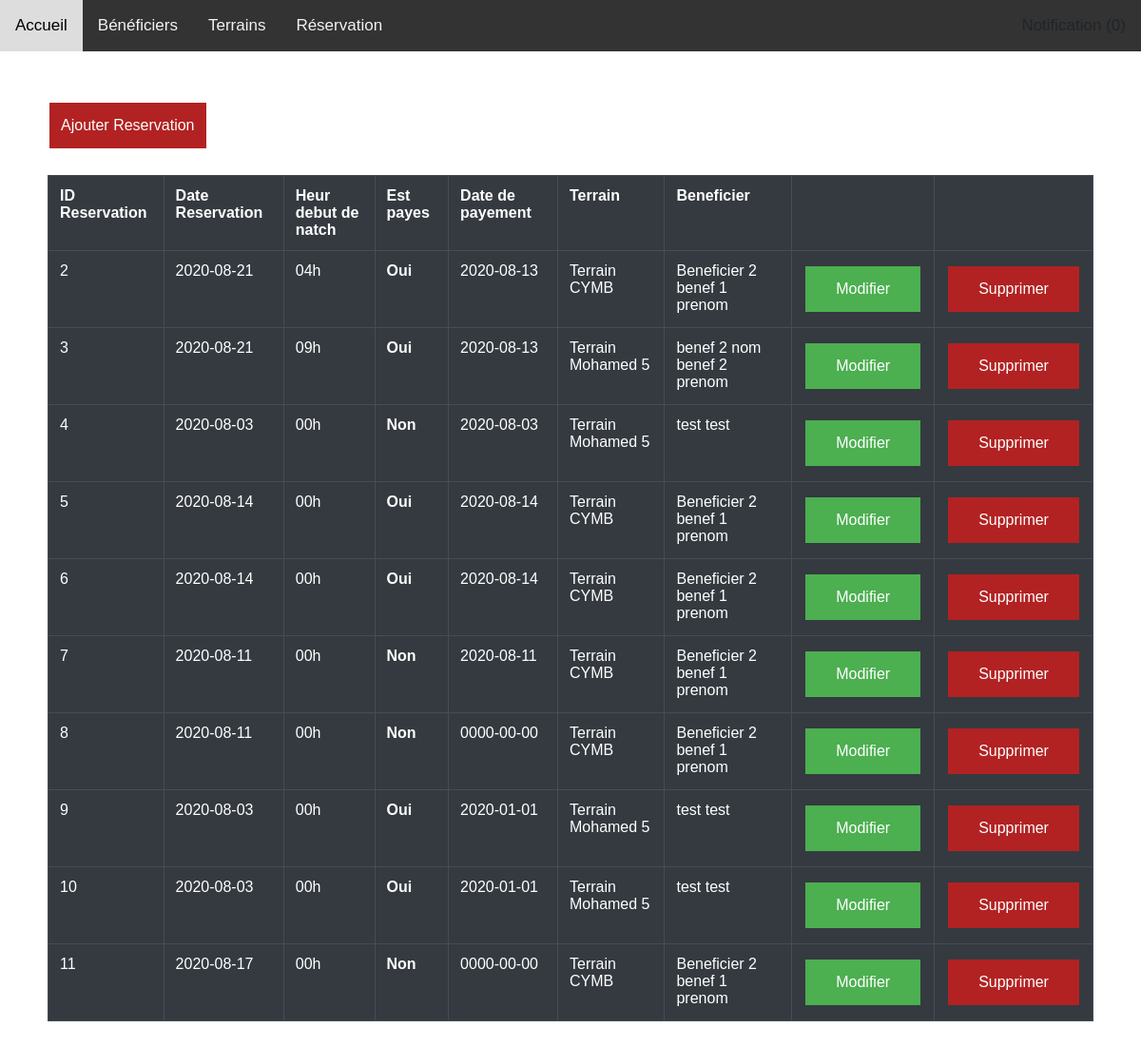
The app's page /reservation.php with its own data.
### tables this page shows
CREATE TABLE `reservation` (
  `id_Reservation` int(10) NOT NULL,
  `date_Reservation` date NOT NULL,
  `heur_Match` timestamp NOT NULL DEFAULT CURRENT_TIMESTAMP ON UPDATE CURRENT_TIMESTAMP,
  `est_paye` tinyint(1) NOT NULL,
  `date_Payement` date NOT NULL,
  `id_Terrain` int(10) NOT NULL,
  `id_Beneficiere` int(10) NOT NULL
);

CREATE TABLE `terrain` (
  `id_Terrain` int(11) NOT NULL,
  `Libelle_Terrain` varchar(50) NOT NULL
);

CREATE TABLE `beneficier` (
  `id_Beneficier` int(10) NOT NULL,
  `nom` varchar(50) NOT NULL,
  `prenom` varchar(50) NOT NULL,
  `cin` varchar(50) NOT NULL,
  `telephone` varchar(50) NOT NULL
);

### reservation.php (the view, shortened to what this page needs)
<html>
<head></head>
  <link rel="stylesheet" href="https://maxcdn.bootstrapcdn.com/bootstrap/4.5.2/css/bootstrap.min.css">
<body>
<?php
    require 'functions.php';
    navbar();
?>
<div class='body'>
    <a class="class" style='padding: 12px;' href="ajouterReservation.php">Ajouter Reservation</a>
    <br><br>
    <table border=1 class="table table-dark table-hover">
        <tr>
            <th>ID Reservation</th>
            <th>Date Reservation</th>
            <th>Heur debut de natch</th>
            <th>Est payes</th>
            <th>Date de payement</th>
            <th>Terrain</th>
            <th>Beneficier</th>
            <th></th>
            <th></th>
        </tr>
        <?php
            $connexion = getConnection();
            $query = "  SELECT id_Reservation, date_Reservation, heur_Match, est_paye, date_Payement, t.id_Terrain, t.Libelle_Terrain, b.id_Beneficier, b.nom, b.prenom
                        FROM reservation as r
                        INNER JOIN terrain as t
                        ON r.id_Terrain = t.id_Terrain
                        INNER JOIN beneficier as b
                        ON b.id_Beneficier = r.id_Beneficiere";
            $result = mysqli_query($connexion, $query);
            while ($row = mysqli_fetch_array($result)){
                echo '
                <tr>
                    <td>'.$row[0].'</td>
                    <td>'.$row[1].'</td>
                    <td>'.explode(':', explode(' ', $row[2])[1])[0].'h</td>
                    <td><b>';
                    echo ($row[3]==1)?'Oui':'Non';
                    echo '</b></td>
                    <td>'.$row[4].'</td>
                    <td>'.$row[6].'</td>
                    <td>'.$row[8].' '.$row[9].'</td>
                    <td><a class="class" style="background-color: #4CAF50;" href="modifierReservation.php?idR='.$row[0].'">Modifier</a></td>
                    <td><a class="class" href="reservation.php?idR='.$row[0].'">Supprimer</a></td>
                </tr>
                ';
            }
        ?>
    </table>
</div>
</body>
</html>

### functions.php (shortened to what this page needs)
<?php
function navbar(){
    echo'
    <style>
    body {
    margin: 0;
    font-family: Arial, Helvetica, sans-serif;
    }
    .topnav {
    overflow: hidden;
    background-color: #333;
    }
    .topnav a {
    float: left;
    color: #f2f2f2;
    text-align: center;
    padding: 14px 16px;
    text-decoration: none;
    font-size: 17px;
    }
    .topnav a:hover {
    background-color: #ddd;
    color: black;
    }
    </style>
    </head>
    <body>
    <script language=javascript>
        function nyx(){ alert("pas de notification"   ); }
    </script>
    <div class="topnav">
    <a  href="index.php">Accueil</a>
    <a href="beneficier.php">Bénéficiers</a>
    <a href="terrain.php">Terrains</a>
    <a href="reservation.php">Réservation</a>';
    $notification = getNotification();
    if ($notification == 0)
        echo '<a style="float:right; href="notification.php" onclick="nyx()">Notification ('.$notification.')</a>';
    else
        echo '<a style="float:right; background-color:#DC143C" href="notification.php">Notification ('.$notification.')</a>';
    echo '</div>';
}
function getNotification(){
    $connexion = getConnection();
    $query = "SELECT COUNT(id_Reservation) FROM reservation WHERE DATEDIFF(SYSDATE(), date_Reservation) <= 1";
    $result = mysqli_query($connexion, $query);
    $row = mysqli_fetch_array($result, MYSQLI_NUM);
    return $row[0];
}
?>

### reservation.php (style rules this page uses)
.body { padding: 50px; }
table { font-family: arial, sans-serif; border-collapse: collapse; width: 100%; }
.class { background-color: #B22222; border: none; color: white; padding: 15px 32px; text-align: center; text-decoration: none; display: inline-block; font-size: 16px; margin: 4px 2px; cursor: pointer; }

### functions.php (style rules this page uses)
body { margin: 0; font-family: Arial, Helvetica, sans-serif; }
.topnav { overflow: hidden; background-color: #333; }
.topnav a { float: left; color: #f2f2f2; text-align: center; padding: 14px 16px; text-decoration: none; font-size: 17px; }

### records on screen
reservation: id_Reservation "2", date_Reservation "2020-08-21", heur_Match "04", est_paye "Oui", date_Payement "2020-08-13", id_Terrain.Libelle_Terrain "Terrain CYMB", id_Beneficiere.nom "Beneficier 2", id_Beneficiere.prenom "benef 1 prenom"
reservation: id_Reservation "3", date_Reservation "2020-08-21", heur_Match "09", est_paye "Oui", date_Payement "2020-08-13", id_Terrain.Libelle_Terrain "Terrain Mohamed 5", id_Beneficiere.nom "benef 2 nom", id_Beneficiere.prenom "benef 2 prenom"
reservation: id_Reservation "4", date_Reservation "2020-08-03", heur_Match "00", est_paye "Non", date_Payement "2020-08-03", id_Terrain.Libelle_Terrain "Terrain Mohamed 5", id_Beneficiere.nom "test", id_Beneficiere.prenom "test"
reservation: id_Reservation "5", date_Reservation "2020-08-14", heur_Match "00", est_paye "Oui", date_Payement "2020-08-14", id_Terrain.Libelle_Terrain "Terrain CYMB", id_Beneficiere.nom "Beneficier 2", id_Beneficiere.prenom "benef 1 prenom"
reservation: id_Reservation "6", date_Reservation "2020-08-14", heur_Match "00", est_paye "Oui", date_Payement "2020-08-14", id_Terrain.Libelle_Terrain "Terrain CYMB", id_Beneficiere.nom "Beneficier 2", id_Beneficiere.prenom "benef 1 prenom"
reservation: id_Reservation "7", date_Reservation "2020-08-11", heur_Match "00", est_paye "Non", date_Payement "2020-08-11", id_Terrain.Libelle_Terrain "Terrain CYMB", id_Beneficiere.nom "Beneficier 2", id_Beneficiere.prenom "benef 1 prenom"
reservation: id_Reservation "8", date_Reservation "2020-08-11", heur_Match "00", est_paye "Non", date_Payement "0000-00-00", id_Terrain.Libelle_Terrain "Terrain CYMB", id_Beneficiere.nom "Beneficier 2", id_Beneficiere.prenom "benef 1 prenom"
reservation: id_Reservation "9", date_Reservation "2020-08-03", heur_Match "00", est_paye "Oui", date_Payement "2020-01-01", id_Terrain.Libelle_Terrain "Terrain Mohamed 5", id_Beneficiere.nom "test", id_Beneficiere.prenom "test"
reservation: id_Reservation "10", date_Reservation "2020-08-03", heur_Match "00", est_paye "Oui", date_Payement "2020-01-01", id_Terrain.Libelle_Terrain "Terrain Mohamed 5", id_Beneficiere.nom "test", id_Beneficiere.prenom "test"
reservation: id_Reservation "11", date_Reservation "2020-08-17", heur_Match "00", est_paye "Non", date_Payement "0000-00-00", id_Terrain.Libelle_Terrain "Terrain CYMB", id_Beneficiere.nom "Beneficier 2", id_Beneficiere.prenom "benef 1 prenom"
